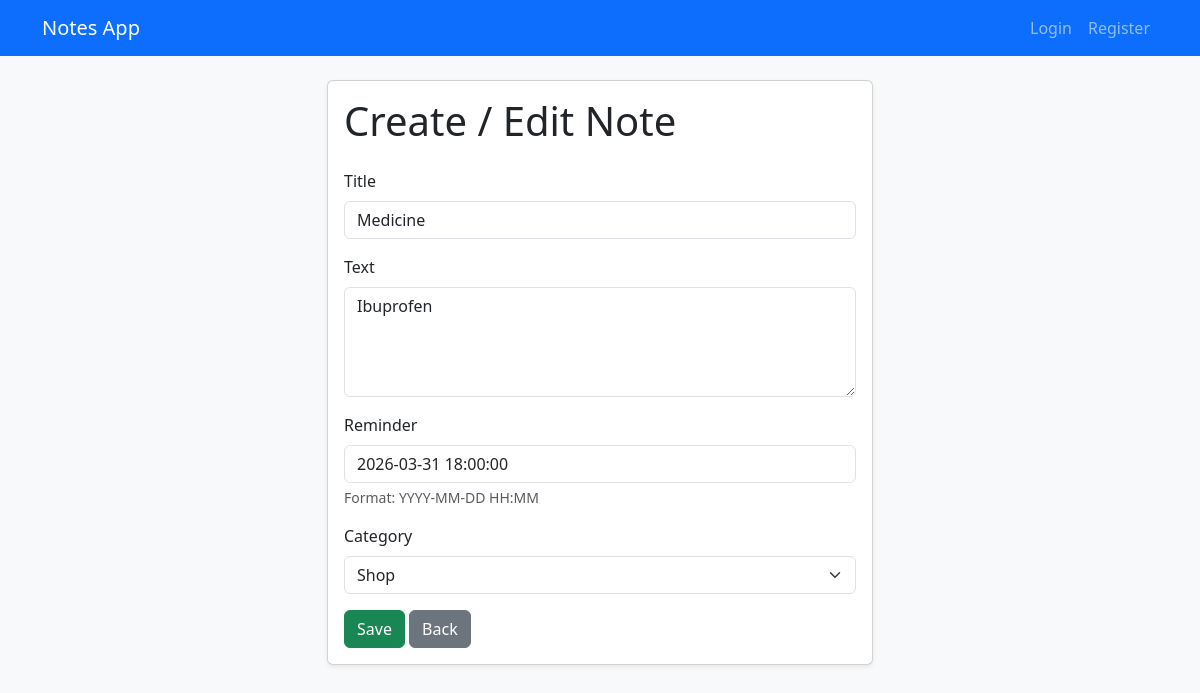
The page /5/edit/ on the database its author committed.
### notes/models.py (models this page shows, shortened)
class Note(models.Model):
    title = models.CharField(max_length=200)
    text = models.TextField()
    reminder = models.DateTimeField(null=True, blank=True)
    category = models.ForeignKey(Category, on_delete=models.CASCADE)
    user = models.ForeignKey(User, on_delete=models.CASCADE, null=True, blank=True)

### notes/views.py (the view)
# urls.py: path('<int:pk>/edit/', NoteUpdateView.as_view(), name='note_edit'),
class NoteUpdateView(UpdateView):
    model = Note
    template_name = 'note_form.html'
    form_class = NoteForm
    success_url = reverse_lazy('notes_list')

### notes/forms.py
class NoteForm(forms.ModelForm):
    class Meta:
        model = Note
        fields = ['title', 'text', 'reminder', 'category']
        widgets = {
            'title': forms.TextInput(attrs={'class': 'form-control'}),
            'text': forms.Textarea(attrs={'class': 'form-control', 'rows': 4}),
            'reminder': forms.DateTimeInput(attrs={'class': 'form-control'}),
            'category': forms.Select(attrs={'class': 'form-select'}),
        }

### notes/models.py (called while the page is built)
    def __str__(self):
        return self.title

### notes/templates/note_form.html (shortened to what this page needs)
{% extends 'base.html' %}
{% block content %}
<div class="row justify-content-center">
    <div class="col-md-8 col-lg-6">
        <div class="card shadow-sm">
            <div class="card-body">
                <h1 class="card-title mb-4">Create / Edit Note</h1>
                <form method="post">
                    <div class="mb-3">
                        <label class="form-label">{{ form.title.label }}</label>
                        {{ form.title }}
                    </div>
                    <div class="mb-3">
                        <label class="form-label">{{ form.text.label }}</label>
                        {{ form.text }}
                    </div>
                    <div class="mb-3">
                        <label class="form-label">{{ form.reminder.label }}</label>
                        {{ form.reminder }}
                        <div class="form-text">
                            Format: YYYY-MM-DD HH:MM
                        </div>
                    </div>
                    <div class="mb-3">
                        <label class="form-label">{{ form.category.label }}</label>
                        {{ form.category }}
                    </div>
                    <button type="submit" class="btn btn-success">Save</button>
                    <a href="{% url 'notes_list' %}" class="btn btn-secondary">Back</a>
                </form>
            </div>
        </div>
    </div>
</div>
{% endblock %}

### rows shown on the page
Note: title "Medicine", text "Ibuprofen", reminder "2026-03-31 18:00:00", category "Shop"
